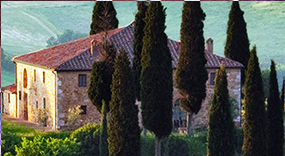
//> input picture img/test.jpg, 285 x 156 px
$ ./main ../../img/test.jpg   (built with g++ and OpenCV 4)
//> lines starting //> are read from the running program, lines starting //| are printed output that depends on the picture
/*************************************************************************
	> File Name: ../src/fileter_sharpen/main.cpp
	> Author: Zhu Brocadesoar
	> Mail: brocadesoar@gmail.com
	> Created Time: Wed 16 Aug 2017 04:56:57 AM CST
 ************************************************************************/

#include<iostream>
using namespace std;

#include<opencv2/core/core.hpp>
#include<opencv2/highgui/highgui.hpp>
#include<opencv2/imgproc/imgproc.hpp>
using namespace cv;

int main(int argc, char** argv){
    // check file name
    if(argc != 2){
        puts(" Error: Invalid file name");
        puts(" Usage: testsoar <path/to/img>");
    }
    // read a img
    Mat imageIn;
    imageIn = imread(argv[1], CV_LOAD_IMAGE_COLOR);
//> imageIn is the input picture: 156 rows x 285 cols, CV_8UC3; mean B, G, R 82.5, 90.9, 87.7
    Mat imageOut;
    Mat imageOut2;
    // size of the fileter
    int sizeOfFileter = 3;
    // step of size adding
    int stepOfSize = 2;
    // standard deviation
    int stdDeviation = 1;
    // index of stdDeviation adding
    int indexStdDeviation = 2;
    // alpha
    float alpha = 1.5;
    // step of alpha
    float stepOfAlpha = 1.0;
    // beta
    float beta = -0.5;
    // step of beta
    float stepOfBeta = -1.0;
    // gamma
    float gamma = 0.0;
    // step of gamma
    float stepOfGamma = -0.5;
    // filename set
    char fileNameOut[128];
    for(int i = 0; i < 4; i++){
        gamma = 0.0;
        for(int j = 0; j < 4; j++){
            GaussianBlur(imageIn, imageOut, Size(sizeOfFileter, sizeOfFileter), stdDeviation, stdDeviation);
            addWeighted(imageIn, alpha, imageOut, beta, gamma, imageOut2);
            sprintf(fileNameOut, "size=%d-stdD=%d-a=%.2f-b=%.2f-c=%.2f.jpg", sizeOfFileter, stdDeviation, alpha, beta, gamma);
            imwrite(fileNameOut, imageOut2);

            // step
            gamma += stepOfGamma;
        }
        // step
        alpha += stepOfAlpha;
    }
//> this loop made 4 passes
//> fileNameOut on passes 1 to 4: "size=3-stdD=1-a=1.50-b=-0.50-c=-1.50.jpg", "size=3-stdD=1-a=2.50-b=-0.50-c=-1.50.jpg", "size=3-stdD=1-a=3.50-b=-0.50-c=-1.50.jpg", "size=3-stdD=1-a=4.50-b=-0.50-c=-1.50.jpg"
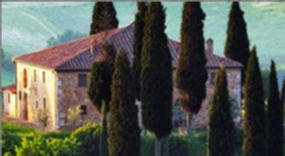
//> imageOut: 156 rows x 285 cols, CV_8UC3; mean B, G, R 82.6, 91.1, 87.7
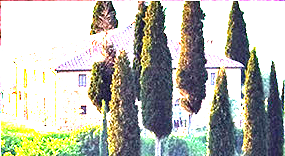
//> imageOut2: 156 rows x 285 cols, CV_8UC3; mean B, G, R 173.8, 183.6, 181.9
//> after the loop, gamma = -2; alpha = 5.5

    return 0;
}
